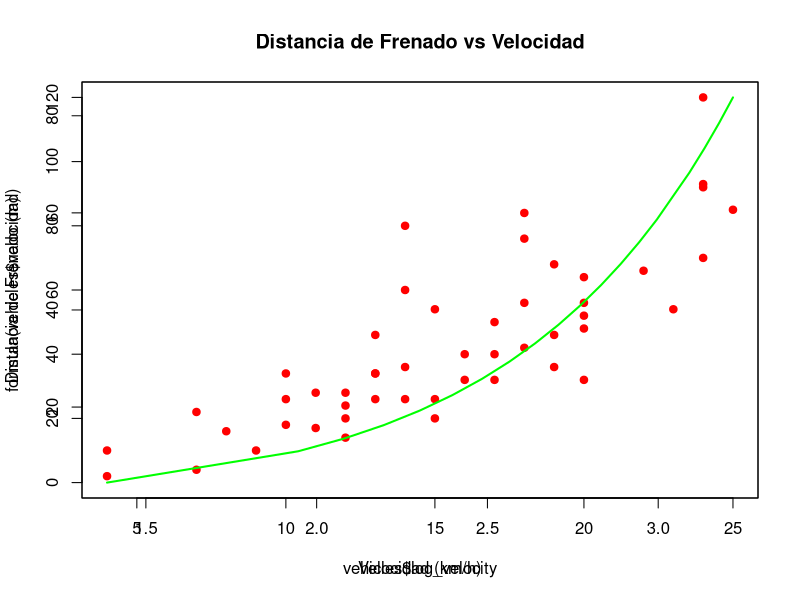

Recreate this plot in R.
# multiplicative potential model
library(openxlsx)
library(here)

vehicles <- read.xlsx(here("mrl/class19022026/distancia_frenado.xlsx"), sheet = 1)

vehicles$log_distance <- log(vehicles$distancia)
vehicles$log_velocity <- log(vehicles$velocidad)

model <- lm(log_distance ~ log_velocity, data = vehicles)
model
summary(model)

vehicles$predicted_log_distance <- predict(model)

formula <- function(x) {
    exp(model$coefficients[[1]] + model$coefficients[[2]] * log(x))
}

plot(
    vehicles$velocidad,
    vehicles$distancia,
    xlim = c(4, 25),
    ylim = c(0, 120),
    main = "Distancia de Frenado vs Velocidad",
    xlab = "Velocidad (km/h)",
    ylab = "Distancia de Frenado (m)",
    pch = 19,
    col = "red"
)
par(new = T)
plot(
    vehicles$log_velocity,
    formula(vehicles$velocidad),
    col = "green",
    type = "l",
    lwd = 2
)
